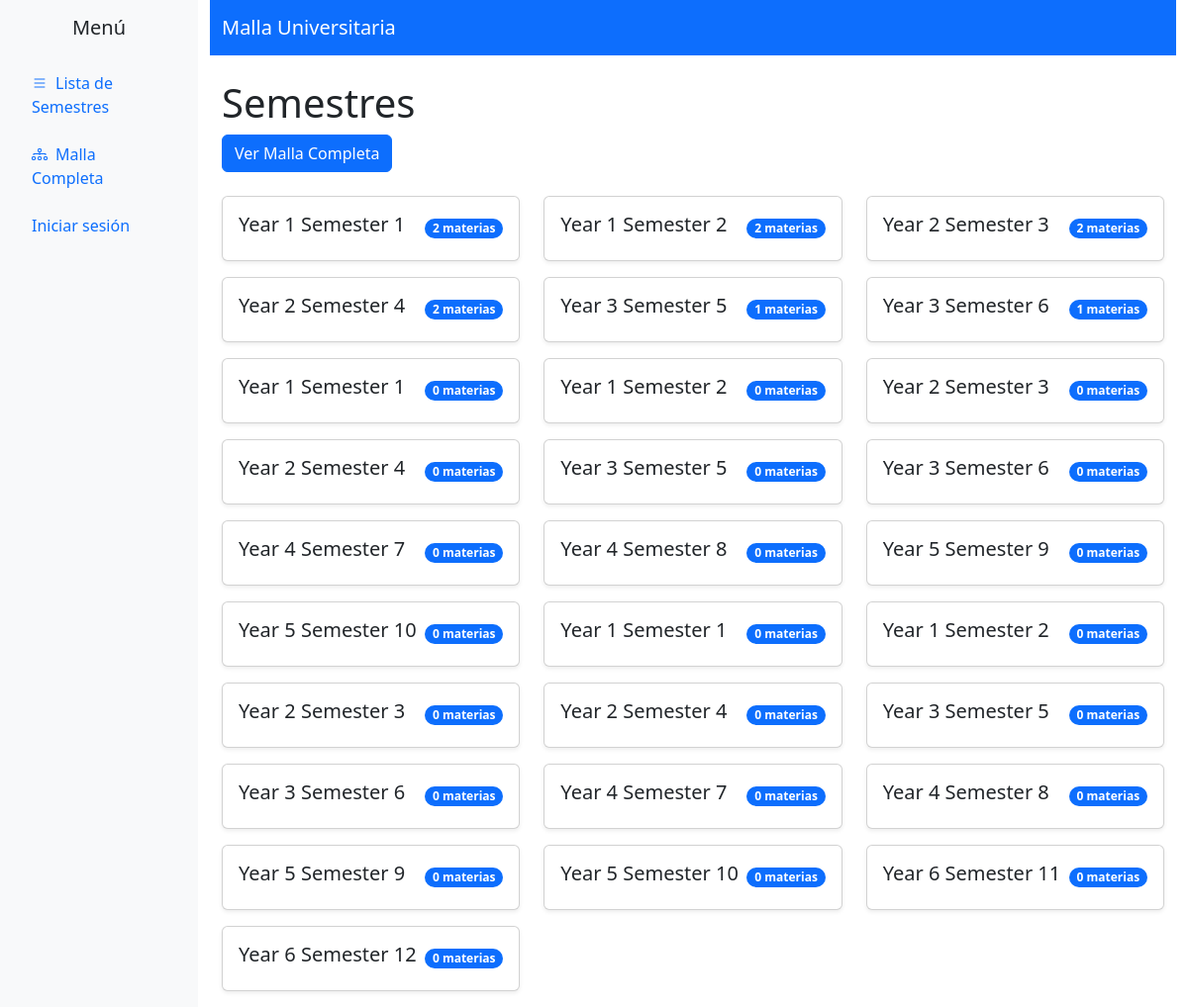
Page /malla/semesters/ on the committed database.
### malla/models.py (models this page shows, shortened)
class Semester(models.Model):
    name = models.CharField(max_length=100)
    prev_semester = models.ForeignKey('self', on_delete=models.SET_NULL, null=True, blank=True, related_name='next_semester_rel')
    next_semester = models.ForeignKey('self', on_delete=models.SET_NULL, null=True, blank=True, related_name='prev_semester_rel')
    objects = models.Manager()  # Manager por defecto
    lista_objects = SemesterListaManager()  # Manager con listas doblemente enlazadas

### malla/views.py (the view)
# urls.py: path('semesters/', views.semester_list, name='semester_list'),
def semester_list(request):
    isSuperUser = request.session.get("isSuperUser")
    isLogged = request.session.get("isLogged")
    semesters = Semester.lista_objects.all_as_lista()
    return render(request, 'malla/semester_list.html', {'semesters': semesters, 'isSuperUser': isSuperUser, 'isLogged': isLogged})

### malla/estructura/django_lista.py (called while the page is built)
    def from_queryset(self, queryset):
        for modelo in queryset:
            self.insertar_final(modelo)
        return self

    def insertar_final(self, modelo_django):
        nuevo_nodo = NodoDjango(modelo_django)
        if self.inicio is None:
            self.final = nuevo_nodo
            self.inicio = nuevo_nodo
        else:
            nuevo_nodo.anterior = self.final
            self.final.siguiente = nuevo_nodo
            self.final = nuevo_nodo
        self.size += 1

    def __iter__(self):
        actual = self.inicio
        while actual:
            yield actual.modelo
            actual = actual.siguiente

    def __len__(self):
        return self.size

### malla/managers.py (called while the page is built)
    def all_as_lista(self):
        queryset = self.get_queryset()
        lista = ListaDjangoDobleEnlace()
        return lista.from_queryset(queryset)

### malla/templates/malla/semester_list.html (shortened to what this page needs)
{% extends 'malla/base.html' %}
{% block content %}
<h1>Semestres</h1>
<div class="d-flex justify-content-between align-items-center mb-4">
    <a href="{% url 'malla:full_curriculum' %}" class="btn btn-primary">Ver Malla Completa</a>
</div>
{% if semesters %}
<div class="row">
    {% for semester in semesters %}
    <div class="col-md-6 col-lg-4 mb-3">
        <div class="card h-100 shadow-sm">
            <div class="card-body d-flex justify-content-between align-items-center">
                <a href="{% url 'malla:subject_list' semester.id %}" class="card-title h5 text-decoration-none">{{ semester.name }}</a>
                <span class="badge bg-primary rounded-pill">{{ semester.subjects.count }} materias</span>
            </div>
        </div>
    </div>
    {% endfor %}
</div>
{% else %}
<div class="alert alert-info" role="alert">
    No hay semestres disponibles. <a href="{% url 'malla:career_setup' %}">Configura tu carrera</a> para comenzar.
</div>
{% endif %}
{% endblock %}

### rows in the picture
Semester: name "Year 1 Semester 1", subjects.count "2"
Semester: name "Year 1 Semester 2", subjects.count "2"
Semester: name "Year 2 Semester 3", subjects.count "2"
Semester: name "Year 2 Semester 4", subjects.count "2"
Semester: name "Year 3 Semester 5", subjects.count "1"
Semester: name "Year 3 Semester 6", subjects.count "1"
Semester: name "Year 1 Semester 1", subjects.count "0"
Semester: name "Year 1 Semester 2", subjects.count "0"
Semester: name "Year 2 Semester 3", subjects.count "0"
Semester: name "Year 2 Semester 4", subjects.count "0"
Semester: name "Year 3 Semester 5", subjects.count "0"
Semester: name "Year 3 Semester 6", subjects.count "0"
Semester: name "Year 4 Semester 7", subjects.count "0"
Semester: name "Year 4 Semester 8", subjects.count "0"
Semester: name "Year 5 Semester 9", subjects.count "0"
Semester: name "Year 5 Semester 10", subjects.count "0"
Semester: name "Year 1 Semester 1", subjects.count "0"
Semester: name "Year 1 Semester 2", subjects.count "0"
Semester: name "Year 2 Semester 3", subjects.count "0"
Semester: name "Year 2 Semester 4", subjects.count "0"
Semester: name "Year 3 Semester 5", subjects.count "0"
Semester: name "Year 3 Semester 6", subjects.count "0"
Semester: name "Year 4 Semester 7", subjects.count "0"
Semester: name "Year 4 Semester 8", subjects.count "0"
Semester: name "Year 5 Semester 9", subjects.count "0"
Semester: name "Year 5 Semester 10", subjects.count "0"
Semester: name "Year 6 Semester 11", subjects.count "0"
Semester: name "Year 6 Semester 12", subjects.count "0"
